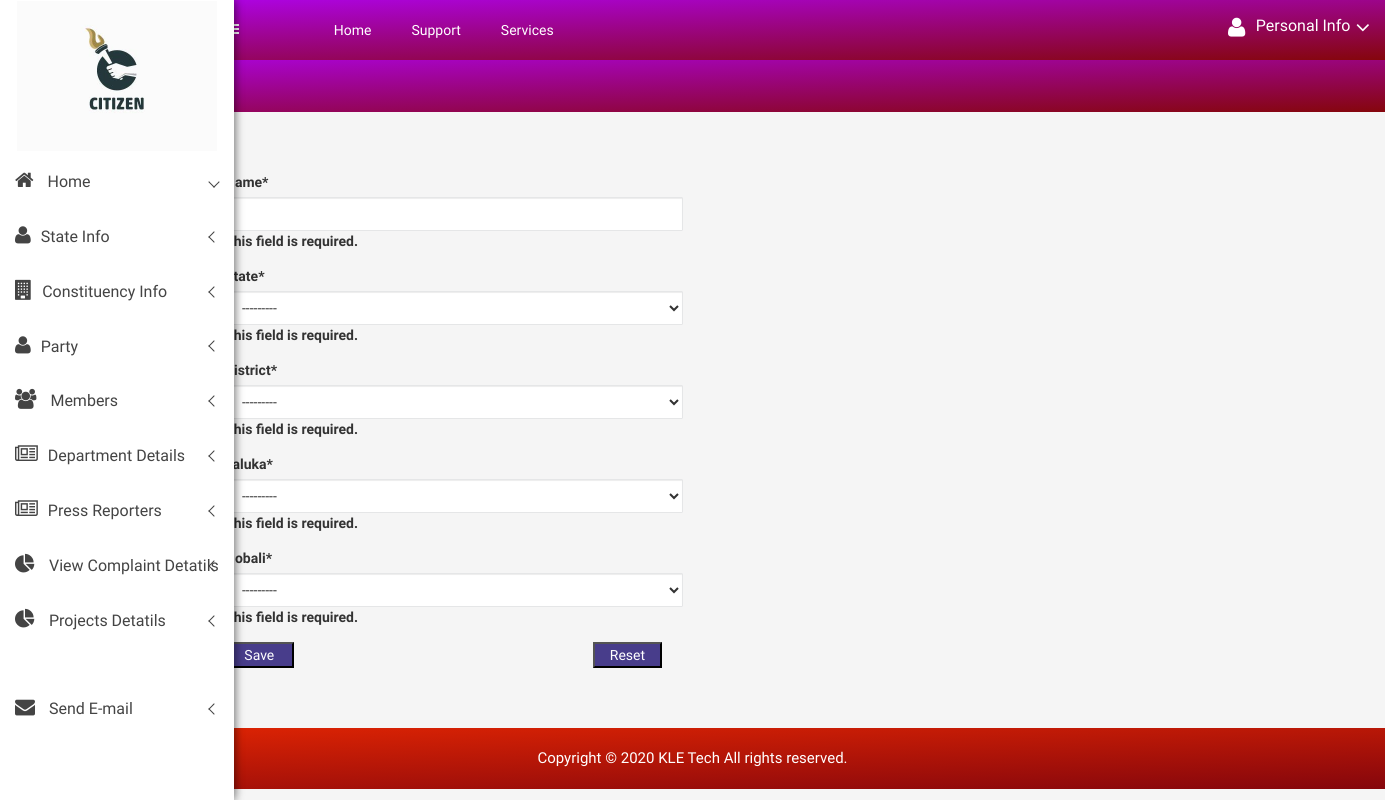
The page /citizen/circlecreate/ on the database as committed earlier.
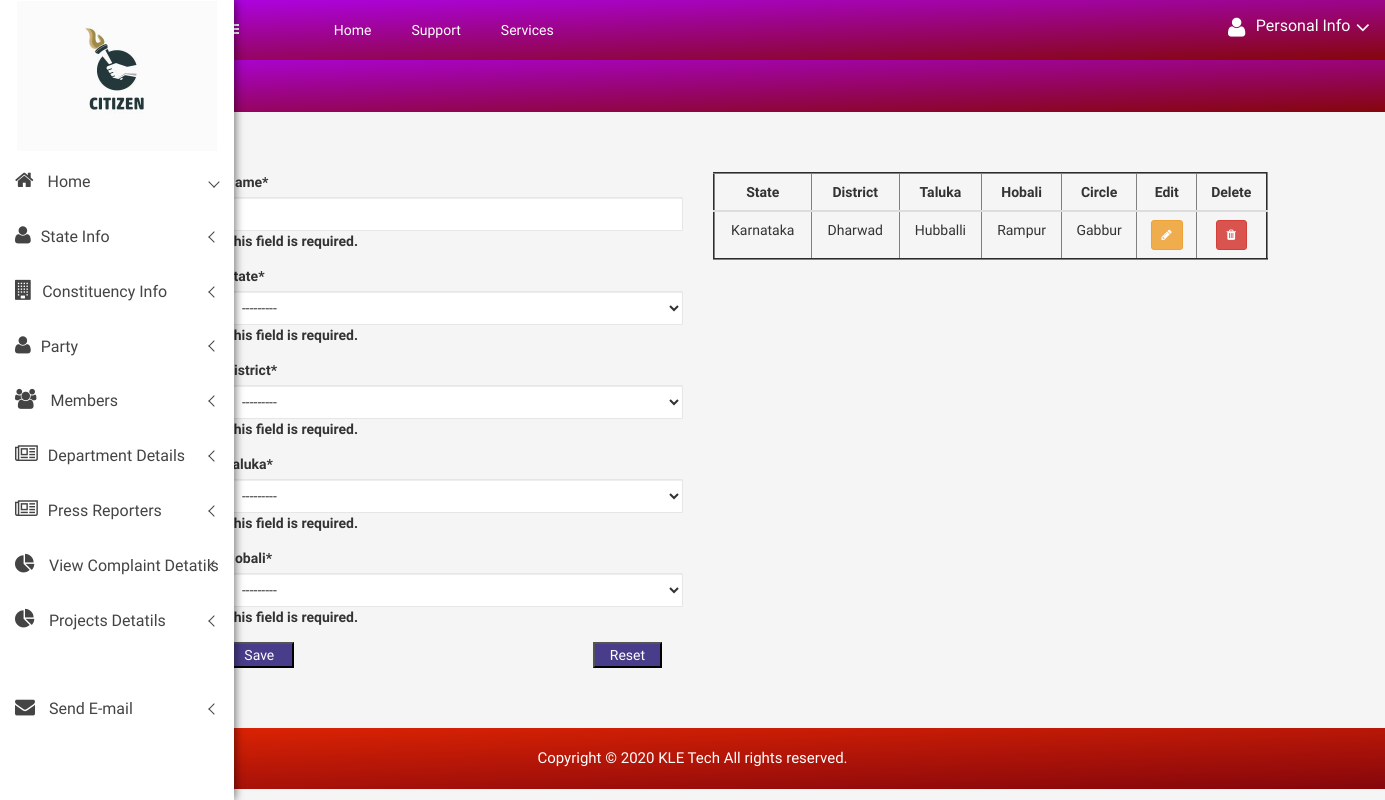
The same page on the database as committed later.
### citizen/models.py (models this page shows, shortened)
class Circle(models.Model):
    State = models.ForeignKey('State', on_delete=models.CASCADE)
    District = models.ForeignKey('District', on_delete=models.CASCADE)
    Taluka = models.ForeignKey('Taluka', on_delete=models.CASCADE)
    Hobali = models.ForeignKey('Hobali', on_delete=models.CASCADE)
    Name = models.CharField(max_length=200)

class State(models.Model):
    Code = models.CharField(max_length=200)
    State = models.CharField(max_length=200, )
    def __str__(self):
        return self.State

class District(models.Model):
    Code = models.CharField(max_length=200)
    Name = models.CharField(max_length=200)
    State = models.ForeignKey('State', on_delete=models.CASCADE)
    def __str__(self):
        return self.Name

class Taluka(models.Model):
    State = models.ForeignKey('State', on_delete=models.SET_NULL, null=True)
    District = models.ForeignKey('District', on_delete=models.SET_NULL, null=True)
    Code = models.CharField(max_length=200)
    Name = models.CharField(max_length=200)
    def __str__(self):
        return self.Name

class Hobali(models.Model):
    Name = models.CharField(max_length=200)
    State = models.ForeignKey('State', on_delete=models.CASCADE)
    District = models.ForeignKey('District', on_delete=models.CASCADE)
    Taluka = models.ForeignKey('Taluka', on_delete=models.CASCADE)

### citizen/views.py (the view)
# urls.py: path('circlecreate/', views.circlecreate, name='circlecreate'),
def circlecreate(request):
    form = CircleForms(request.POST)
    if form.is_valid():
        form.save()
        return redirect('citizen:circlecreate')
    return render(request, 'citizen/Circle_form.html',
                  {'form': form, 'circle': Circle.objects.all().order_by('Name')})

### citizen/forms.py (shortened to what this page needs)
class CircleForms(forms.ModelForm):
    class Meta:
        model = Circle
        fields = ('Name', 'State', 'District', 'Taluka', 'Hobali')
    def __init__(self, *args, **kwargs):
        super().__init__(*args, **kwargs)
        self.fields['Hobali'].queryset = Hobali.objects.none()
        if 'Taluka' in self.data:
            try:
                Taluka_id = int(self.data.get('Taluka'))
                self.fields['Hobali'].queryset = Hobali.objects.filter(Taluka_id=Taluka_id).order_by('Name')
            except (ValueError, TypeError):
                pass  # invalid input from the client; ignore and fallback to empty City queryset
        elif self.instance.pk:
            self.fields['Hobali'].queryset = self.instance.Taluka.Hobali_set.order_by('Name')

### citizen/templates/citizen/Circle_form.html (shortened to what the changed rows need)
{% extends 'citizen/base.html' %}
    {% load static %}
{% block body %}
 <div class="all-content-wrapper">
<br>
<br>
<br>
<div class="container">
    {% load crispy_forms_tags %}
    <div class = "row">
        <div class = "col-lg-6">
            {% if circle %}
 <table class="table"  style="width:100%;" border="2" id="table" data-toggle="table" data-pagination="true" data-search="true" data-show-columns="true"
                    data-show-pagination-switch="true" data-show-refresh="true" data-key-events="true"
                    data-show-toggle="true" data-resizable="true" data-cookie="true"
                                            data-cookie-id-table="saveId" data-show-export="true"
                    data-click-to-select="true" data-toolbar="#toolbar" >
     <thead>
         <th><center>State</center></th>
         <th><center>District</center></th>
         <th><center>Taluka</center></th>
         <th><center>Hobali</center></th>
         <th><center>Circle</center></th>
         <th><center>Edit</center></th>
         <th><center>Delete</center></th>
     </thead>
     <tbody id="myTable">
     {% for i in  circle %}
     <tr>
          <td><center>{{i.State.State}}</center></td>
         <td><center>{{i.District.Name}}</center></td>
         <td><center>{{i.Taluka.Name}}</center></td>
         <td><center>{{i.Hobali.Name}}</center></td>
          <td><center>{{i.Name}}</center></td>
         <td><center>
             <a class="btn btn-sm btn-warning"  href="/citizen/update_circle/{{i.pk}}">
                 <i class="fa fa-pencil" ></i>
             </a></center>
         </td>
         <td><center>
              <a class="btn btn-sm btn-danger" href="/citizen/delete_circle/{{i.id}}">
                 <i class="fa fa-trash"></i>
             </a></center>
         </td>
     </tr>
     {% endfor %}
     </tbody>
 </table>
            {% endif %}
        </div>
    </div>
</div>
</div>
<br>
<br>
<br>
{% endblock %}

Rows that differ between the two databases and show on the page:
added Circle: State.State "Karnataka", District.Name "Dharwad", Taluka.Name "Hubballi", Hobali.Name "Rampur", Name "Gabbur"
Other text that changed with them:
text now shown: "State District Taluka Hobali Circle Edit Delete"
